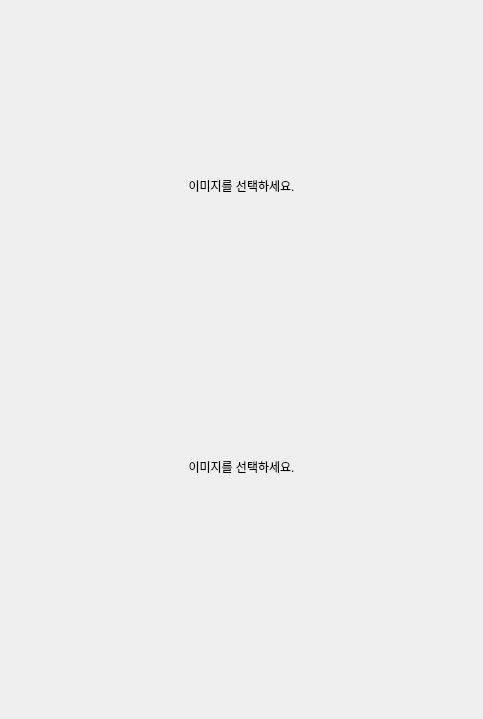
       <widget class="QWidget" name="page_2frame_ver">
        <property name="minimumSize">
         <size>
          <width>483</width>
          <height>719</height>
         </size>
        </property>
        <property name="maximumSize">
         <size>
          <width>483</width>
          <height>719</height>
         </size>
        </property>
        <layout class="QGridLayout" name="gridLayout_5">
         <property name="leftMargin">
          <number>0</number>
         </property>
         <property name="topMargin">
          <number>0</number>
         </property>
         <property name="rightMargin">
          <number>0</number>
         </property>
         <property name="bottomMargin">
          <number>0</number>
         </property>
         <property name="spacing">
          <number>0</number>
         </property>
         <item row="3" column="1">
          <widget class="QLabel" name="frame_2_ver_image2">
           <property name="sizePolicy">
            <sizepolicy hsizetype="Expanding" vsizetype="Expanding">
             <horstretch>0</horstretch>
             <verstretch>0</verstretch>
            </sizepolicy>
           </property>
           <property name="cursor">
            <cursorShape>OpenHandCursor</cursorShape>
           </property>
           <property name="text">
            <string>이미지를 선택하세요.</string>
           </property>
           <property name="alignment">
            <set>Qt::AlignCenter</set>
           </property>
          </widget>
         </item>
         <item row="1" column="0">
          <spacer name="horizontalSpacer_19">
           <property name="orientation">
            <enum>Qt::Horizontal</enum>
           </property>
           <property name="sizeType">
            <enum>QSizePolicy::Fixed</enum>
           </property>
           <property name="sizeHint" stdset="0">
            <size>
             <width>3</width>
             <height>20</height>
            </size>
           </property>
          </spacer>
         </item>
         <item row="2" column="1">
          <spacer name="verticalSpacer_24">
           <property name="orientation">
            <enum>Qt::Vertical</enum>
           </property>
           <property name="sizeType">
            <enum>QSizePolicy::Fixed</enum>
           </property>
           <property name="sizeHint" stdset="0">
            <size>
             <width>20</width>
             <height>3</height>
            </size>
           </property>
          </spacer>
         </item>
         <item row="0" column="1">
          <widget class="QLabel" name="label_6">
           <property name="sizePolicy">
            <sizepolicy hsizetype="Preferred" vsizetype="Fixed">
             <horstretch>0</horstretch>
             <verstretch>0</verstretch>
            </sizepolicy>
           </property>
           <property name="minimumSize">
            <size>
             <width>0</width>
             <height>47</height>
            </size>
           </property>
           <property name="maximumSize">
            <size>
             <width>16777215</width>
             <height>47</height>
            </size>
           </property>
           <property name="text">
            <string/>
           </property>
          </widget>
         </item>
         <item row="1" column="1">
          <widget class="QLabel" name="frame_2_ver_image1">
           <property name="sizePolicy">
            <sizepolicy hsizetype="Expanding" vsizetype="Expanding">
             <horstretch>0</horstretch>
             <verstretch>0</verstretch>
            </sizepolicy>
           </property>
           <property name="cursor">
            <cursorShape>OpenHandCursor</cursorShape>
           </property>
           <property name="text">
            <string>이미지를 선택하세요.</string>
           </property>
           <property name="alignment">
            <set>Qt::AlignCenter</set>
           </property>
          </widget>
         </item>
         <item row="1" column="2">
          <spacer name="horizontalSpacer_20">
           <property name="orientation">
            <enum>Qt::Horizontal</enum>
           </property>
           <property name="sizeType">
            <enum>QSizePolicy::Fixed</enum>
           </property>
           <property name="sizeHint" stdset="0">
            <size>
             <width>3</width>
             <height>20</height>
            </size>
           </property>
          </spacer>
         </item>
         <item row="5" column="1">
          <widget class="QLabel" name="frame_2_ver_label">
           <property name="sizePolicy">
            <sizepolicy hsizetype="Preferred" vsizetype="Fixed">
             <horstretch>0</horstretch>
             <verstretch>0</verstretch>
            </sizepolicy>
           </property>
           <property name="minimumSize">
            <size>
             <width>0</width>
             <height>111</height>
            </size>
           </property>
           <property name="maximumSize">
            <size>
             <width>16777215</width>
             <height>111</height>
            </size>
           </property>
           <property name="font">
            <font>
             <pointsize>12</pointsize>
             <italic>true</italic>
            </font>
           </property>
           <property name="text">
            <string/>
           </property>
           <property name="alignment">
            <set>Qt::AlignCenter</set>
           </property>
           <property name="margin">
            <number>15</number>
           </property>
          </widget>
         </item>
         <item row="4" column="1">
          <spacer name="verticalSpacer_25">
           <property name="orientation">
            <enum>Qt::Vertical</enum>
           </property>
           <property name="sizeType">
            <enum>QSizePolicy::Fixed</enum>
           </property>
           <property name="sizeHint" stdset="0">
            <size>
             <width>20</width>
             <height>3</height>
            </size>
           </property>
          </spacer>
         </item>
        </layout>
       </widget>
